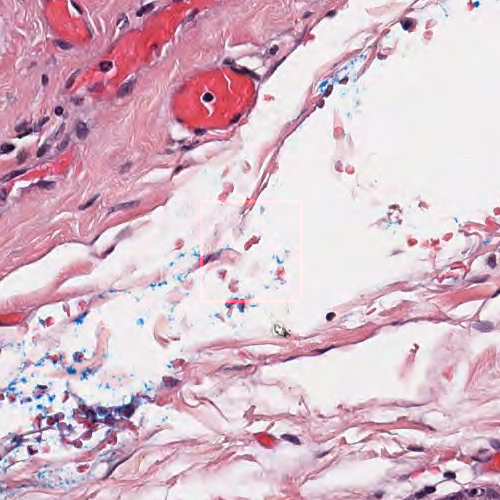
#> input picture patch_labeling_web/images/1.png, 500 x 500 px; its folder holds only this picture in this run
$ python add_center_rectangle.py
#> lines starting #> are read from the running program, lines starting #| are printed output that depends on the picture
import cv2
import os


s = 200
l = 100

files = os.listdir('images/')
for file in files:
    if '.png' not in file: continue
    fn = 'images/' + file

    im = cv2.imread(fn)
#> im is the input picture: shape (500, 500, 3); mean B, G, R 201.7, 187.2, 217.1
    im[s:s + l, s:s+3, 2] = 255
    im[s:s+3, s: s + l, 2] = 255
    im[s: s + l, s + l: s + l + 3, 2] = 255
    im[s + l: s + l + 3, s: s + l, 2] = 255

    im[s:s + l, s:s+3, 0:2] = 0
    im[s:s+3, s: s + l, 0:2] = 0
    im[s: s + l, s + l: s + l + 3, 0:2] = 0
    im[s + l: s + l + 3, s: s + l, 0:2] = 0
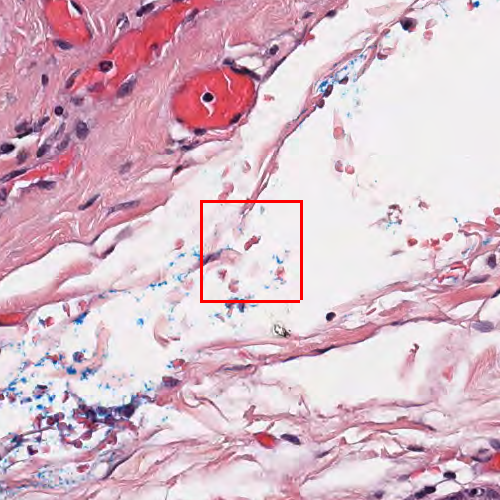
#> im: shape (500, 500, 3); mean B, G, R 200.6, 186.2, 217.1

    cv2.imwrite(fn, im)

$ run again, on patch_labeling_web/images/15.png
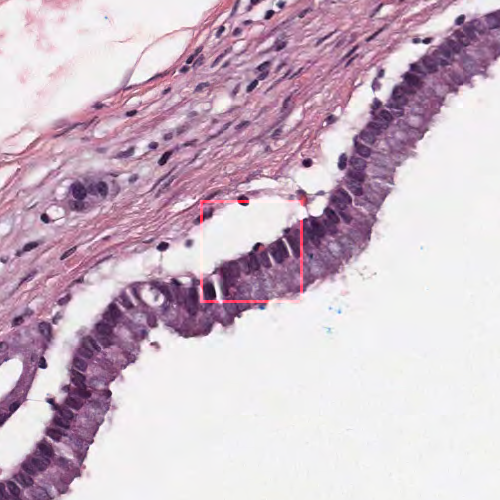
#> input picture patch_labeling_web/images/15.png, 500 x 500 px
#> im is the input picture: shape (500, 500, 3); mean B, G, R 200.2, 184.4, 206.2
#> `im[s + l: s + l + 3, s: s + l, 0:2] = 0`:
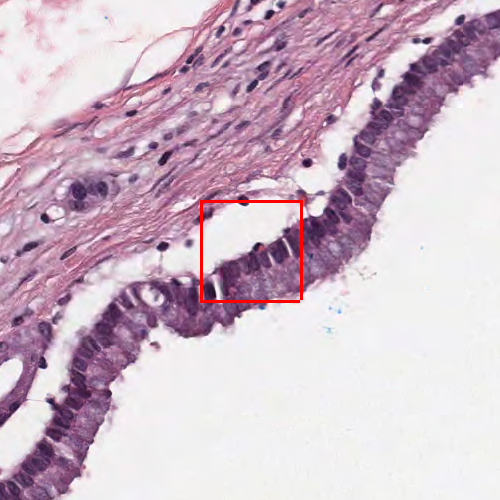
#> im: shape (500, 500, 3); mean B, G, R 199.4, 183.7, 206.2

$ run again, on patch_labeling_web/images/10.png
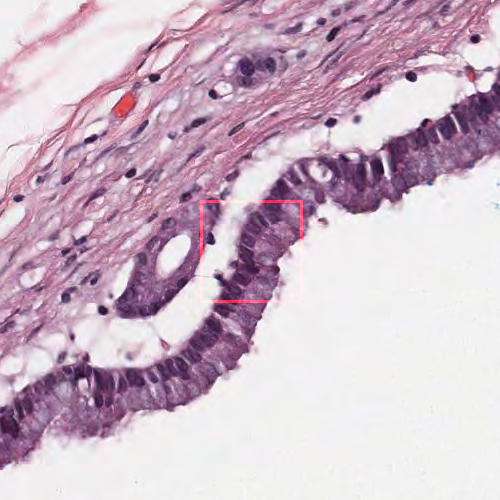
#> input picture patch_labeling_web/images/10.png, 500 x 500 px
#> im is the input picture: shape (500, 500, 3); mean B, G, R 199.3, 183.4, 205.6
#> `im[s + l: s + l + 3, s: s + l, 0:2] = 0`:
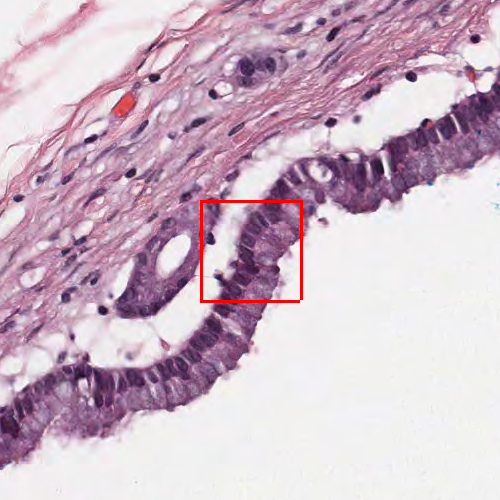
#> im: shape (500, 500, 3); mean B, G, R 198.5, 182.7, 205.6
